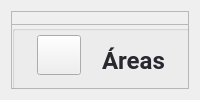
            <widget class="QWidget" name="page_deposito">
             <layout class="QVBoxLayout" name="verticalLayout_3">
              <item>
               <widget class="QFrame" name="frame_2">
                <property name="frameShape">
                 <enum>QFrame::StyledPanel</enum>
                </property>
                <property name="frameShadow">
                 <enum>QFrame::Raised</enum>
                </property>
                <widget class="QFrame" name="frame_3">
                 <property name="geometry">
                  <rect>
                   <x>120</x>
                   <y>230</y>
                   <width>650</width>
                   <height>291</height>
                  </rect>
                 </property>
                 <property name="minimumSize">
                  <size>
                   <width>600</width>
                   <height>250</height>
                  </size>
                 </property>
                 <property name="maximumSize">
                  <size>
                   <width>650</width>
                   <height>350</height>
                  </size>
                 </property>
                 <property name="styleSheet">
                  <string notr="true">border: 2px solid black;</string>
                 </property>
                 <property name="frameShape">
                  <enum>QFrame::StyledPanel</enum>
                 </property>
                 <property name="frameShadow">
                  <enum>QFrame::Raised</enum>
                 </property>
                 <layout class="QGridLayout" name="gridLayout"/>
                </widget>
                <widget class="QFrame" name="top_frame_stock_4">
                 <property name="geometry">
                  <rect>
                   <x>0</x>
                   <y>0</y>
                   <width>346</width>
                   <height>80</height>
                  </rect>
                 </property>
                 <property name="minimumSize">
                  <size>
                   <width>0</width>
                   <height>80</height>
                  </size>
                 </property>
                 <property name="maximumSize">
                  <size>
                   <width>346</width>
                   <height>70</height>
                  </size>
                 </property>
                 <property name="frameShape">
                  <enum>QFrame::StyledPanel</enum>
                 </property>
                 <property name="frameShadow">
                  <enum>QFrame::Raised</enum>
                 </property>
                 <widget class="QFrame" name="frame_24">
                  <property name="geometry">
                   <rect>
                    <x>0</x>
                    <y>13</y>
                    <width>391</width>
                    <height>70</height>
                   </rect>
                  </property>
                  <property name="minimumSize">
                   <size>
                    <width>354</width>
                    <height>70</height>
                   </size>
                  </property>
                  <property name="maximumSize">
                   <size>
                    <width>16777215</width>
                    <height>50</height>
                   </size>
                  </property>
                  <property name="frameShape">
                   <enum>QFrame::StyledPanel</enum>
                  </property>
                  <property name="frameShadow">
                   <enum>QFrame::Raised</enum>
                  </property>
                  <layout class="QVBoxLayout" name="verticalLayout_33">
                   <property name="spacing">
                    <number>0</number>
                   </property>
                   <property name="leftMargin">
                    <number>0</number>
                   </property>
                   <property name="topMargin">
                    <number>0</number>
                   </property>
                   <property name="rightMargin">
                    <number>0</number>
                   </property>
                   <property name="bottomMargin">
                    <number>0</number>
                   </property>
                   <item>
                    <widget class="QGroupBox" name="groupBox_5">
                     <property name="title">
                      <string/>
                     </property>
                     <widget class="QLabel" name="label_34">
                      <property name="geometry">
                       <rect>
                        <x>90</x>
                        <y>10</y>
                        <width>81</width>
                        <height>51</height>
                       </rect>
                      </property>
                      <property name="minimumSize">
                       <size>
                        <width>66</width>
                        <height>0</height>
                       </size>
                      </property>
                      <property name="maximumSize">
                       <size>
                        <width>120</width>
                        <height>16777215</height>
                       </size>
                      </property>
                      <property name="font">
                       <font>
                        <family>Roboto</family>
                        <pointsize>18</pointsize>
                        <weight>75</weight>
                        <bold>true</bold>
                       </font>
                      </property>
                      <property name="styleSheet">
                       <string notr="true">color: #282830 ;
</string>
                      </property>
                      <property name="text">
                       <string>Áreas</string>
                      </property>
                      <property name="alignment">
                       <set>Qt::AlignLeading|Qt::AlignLeft|Qt::AlignVCenter</set>
                      </property>
                     </widget>
                     <widget class="QPushButton" name="pushButton_11">
                      <property name="geometry">
                       <rect>
                        <x>20</x>
                        <y>10</y>
                        <width>49</width>
                        <height>40</height>
                       </rect>
                      </property>
                      <property name="maximumSize">
                       <size>
                        <width>60</width>
                        <height>60</height>
                       </size>
                      </property>
                      <property name="styleSheet">
                       <string notr="true">margin-left:5px</string>
                      </property>
                      <property name="text">
                       <string/>
                      </property>
                      <property name="icon">
                       <iconset resource="img/img_oficiales.qrc">
                        <normaloff>:/img/rack.png</normaloff>:/img/rack.png</iconset>
                      </property>
                      <property name="iconSize">
                       <size>
                        <width>40</width>
                        <height>40</height>
                       </size>
                      </property>
                     </widget>
                     <widget class="QPushButton" name="newArea_btn">
                      <property name="geometry">
                       <rect>
                        <x>200</x>
                        <y>20</y>
                        <width>101</width>
                        <height>31</height>
                       </rect>
                      </property>
                      <property name="minimumSize">
                       <size>
                        <width>0</width>
                        <height>26</height>
                       </size>
                      </property>
                      <property name="font">
                       <font>
                        <family>Roboto</family>
                        <pointsize>9</pointsize>
                        <weight>75</weight>
                        <bold>true</bold>
                       </font>
                      </property>
                      <property name="cursor">
                       <cursorShape>PointingHandCursor</cursorShape>
                      </property>
                      <property name="styleSheet">
                       <string notr="true">QPushButton{
background-color: rgb(71, 71, 103);
color:#fff;
padding-left:10px;
border-radius: 5px;
text-align:left;
}

QPushButton:hover{
background-color: rgba(71, 71, 103,180);

}</string>
                      </property>
                      <property name="text">
                       <string>Nueva Área</string>
                      </property>
                      <property name="icon">
                       <iconset resource="img/img_oficiales.qrc">
                        <normaloff>:/img/plus.png</normaloff>:/img/plus.png</iconset>
                      </property>
                      <property name="iconSize">
                       <size>
                        <width>13</width>
                        <height>13</height>
                       </size>
                      </property>
                     </widget>
                    </widget>
                   </item>
                  </layout>
                 </widget>
                </widget>
               </widget>
              </item>
             </layout>
            </widget>
